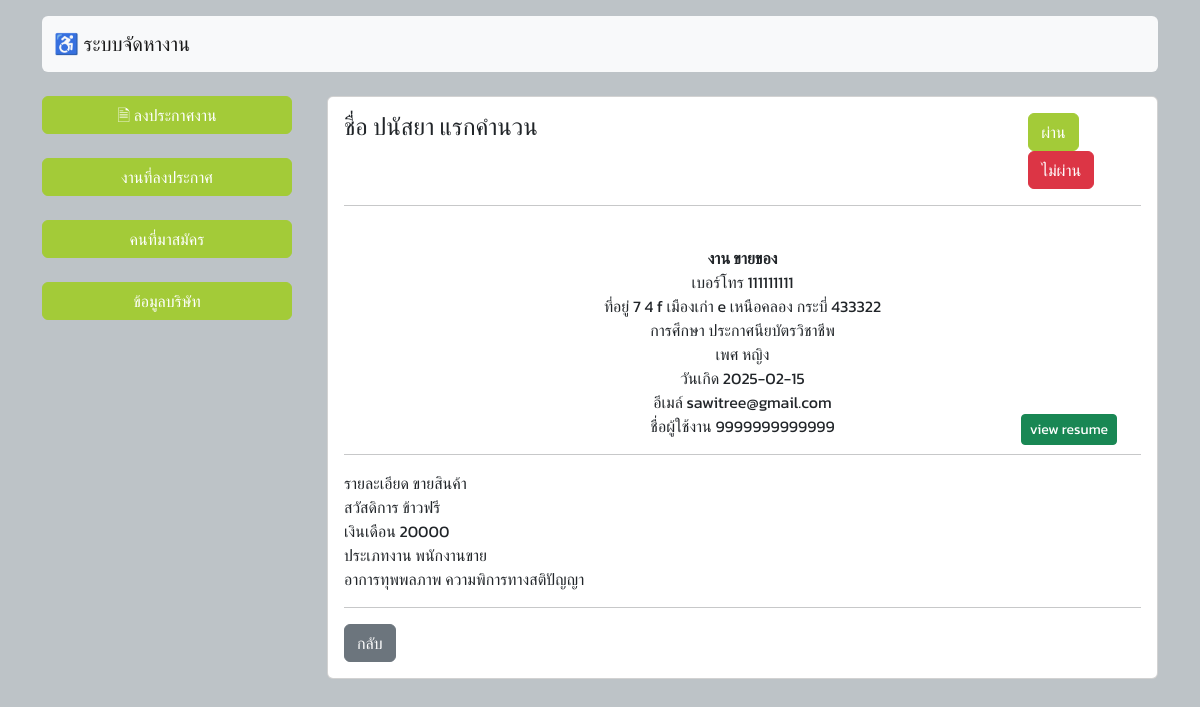
The app's page /detailuser.php?rid=2 with its own data.
### tables this page shows
CREATE TABLE `job` (
  `job_id` int(3) NOT NULL,
  `job_name` varchar(50) NOT NULL,
  `job_detail` text NOT NULL,
  `job_welfare` varchar(200) NOT NULL,
  `job_salary` varchar(50) NOT NULL,
  `job_wb` text NOT NULL,
  `job_status` int(11) NOT NULL DEFAULT 0,
  `id_dst` int(3) NOT NULL,
  `job_cpid` int(3) NOT NULL
);

CREATE TABLE `user` (
  `u_id` int(11) NOT NULL,
  `u_name` varchar(50) NOT NULL,
  `u_tel` int(10) NOT NULL,
  `u_address` text NOT NULL,
  `u_education` varchar(20) NOT NULL,
  `u_sex` varchar(20) NOT NULL,
  `u_birtdate` date NOT NULL,
  `u_email` varchar(50) NOT NULL,
  `u_username` varchar(50) NOT NULL,
  `u_password` varchar(30) NOT NULL,
  `id_dst` int(10) NOT NULL,
  `u_img` varchar(5) NOT NULL
);

CREATE TABLE `typejob` (
  `id_tpjob` int(3) NOT NULL,
  `name_tpjob` text NOT NULL
);

CREATE TABLE `disability` (
  `id_dst` int(11) NOT NULL,
  `name_dst` text NOT NULL
);

### detailuser.php (the view, shortened to what this page needs)
<!DOCTYPE html>
<html>
<head>
	<link href="https://cdn.jsdelivr.net/npm/bootstrap@5.2.2/dist/css/bootstrap.min.css" rel="stylesheet">
</head>
<body>
	<div class="container mt-3">
	<?php
	include "head.php";
	?>
	</div>
     <br>
	 <div class="container">
	 <div class="row">
	 <div class="col-sm-12 col-md-3 col-lg-3 mx-auto">
<?php
include "menu_c.php";
?>
	 </div>
	 <div class="col-sm-12 col-md-9 col-lg-9 mx-auto">
            <div class="card">
            <?php
                        include "connectdb.php";
                        $id=$_GET['rid'];
                        $sql="SELECT * from job,disability,user,regisjob,typejob where r_id='$id' and r_jid=job_id and job.id_dst=disability.id_dst and r_uid=u_id and r_jid=job_id and id_tpjob=job_wb";
                        $result=mysqli_query($con,$sql);
                        $row=mysqli_fetch_assoc($result)
                        ?>
                <div class="card-body">
		<div class="row">
			<div class="col-sm-12 col-md-10 col-lg-10">
			<h4 class="card-title"><?php echo "ชื่อ ".$row['u_name']; ?>
			</div>
			<div class="col-sm-12 col-md-2 col-lg-2">
                <?php
       if($row['r_status']==0){
                ?>
				<a href="confirm.php?a=1&rid=<?php echo $id; ?>"  class="btn btn-primary"  >ผ่าน</a>
				<a href="confirm.php?a=0&rid=<?php echo $id; ?>" class="btn btn-danger"  >ไม่ผ่าน</a>
                <?php }
					?>
			</div>
		</div>
          <hr>
        <div class="text-center">
       <br> <b><?php echo "งาน ".$row['job_name']; ?></b> <br>
       <?php
       echo "เบอร์โทร ".$row['u_tel'];
       echo "<br>ที่อยู่ ".$row['u_address'];
       echo "<br>การศึกษา ".$row['u_education'];
       echo "<br>เพศ ".$row['u_sex'];
       echo "<br>วันเกิด ".$row['u_birtdate'];
       echo "<br>อีเมล์ ".$row['u_email'];
       echo "<br>ชื่อผู้ใช้งาน ".$row['u_username'];
       ?>
<a href="viewresume.php?resume=<?php echo $row['r_img']; ?>" style="position:absolute;right:0;margin-right:40px;" class="btn btn-success btn-sm" target="_blank">view resume</a>
        </div>
    <hr>
                            <?php
                            echo "รายละเอียด ".$row['job_detail'];
                            echo "<br>สวัสดิการ ".$row['job_welfare'];
                            echo "<br>เงินเดือน ".$row['job_salary'];
                            echo "<br>ประเภทงาน ".$row['name_tpjob'];
                            echo "<br>อาการทุพพลภาพ ".$row['name_dst'];
                            ?>
                    <hr>
                            <a href="user.php" class="btn btn-secondary">กลับ</a>
            </div>
	 </div>
    </div>
	 </div>
		</div>
</body>
</html>

### detailuser.php (style rules this page uses)
body { background: #bdc3c7; font-family: 'Kanit', sans-serif; }
.btn-primary { --bs-btn-color: #fff; --bs-btn-bg: #A3CB38; --bs-btn-border-color: #A3CB38; --bs-btn-hover-color: #fff; --bs-btn-hover-bg: #009432; --bs-btn-hover-border-color: #009432; --bs-btn-focus-shadow-rgb: 49,132,253; --bs-btn-active-color: #fff; --bs-btn-active-bg: #009432; --bs-btn-active-border-color: #009432; --bs-btn-active-shadow: inset 0 3px 5px rgba(0, 0, 0, 0.125); --bs-btn-disabled-color: #fff; --bs-btn-disabled-bg: #A3CB38; --bs-btn-disabled-border-color: #A3CB38; }

### records on screen
job: user.u_name "ปนัสยา แรกคำนวน", job_name "ขายของ", user.u_tel "111111111", user.u_address "7 4 f เมืองเก่า e เหนือคลอง กระบี่ 433322", user.u_education "ประกาศนียบัตรวิชาชีพ", user.u_sex "หญิง", user.u_birtdate "2025-02-15", user.u_email "sawitree@gmail.com", user.u_username "9999999999999", job_detail "ขายสินค้า", job_welfare "ข้าวฟรี", job_salary "20000", typejob.name_tpjob "พนักงานขาย", id_dst.name_dst "ความพิการทางสติปัญญา"
